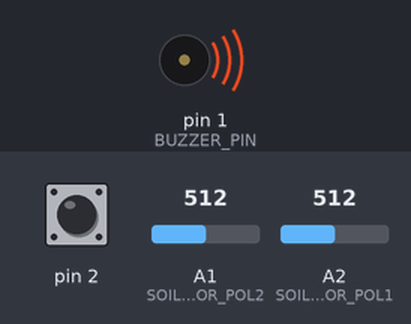
The sketch below on a simulated Arduino Uno, built with avr-gcc and run on an emulated ATmega328P. On the bench: buzzer (waves = sounding). The test bench sets the inputs (shaded band); at power-on: pin 2 HIGH, A1 (SOIL_SENSOR_POL2) = 512, A2 (SOIL_SENSOR_POL1) = 512. Sleep ends after the set time or at an interrupt; no radio packets arrive unless stated.

Above: at 0.16 s.
At 20.0 s:
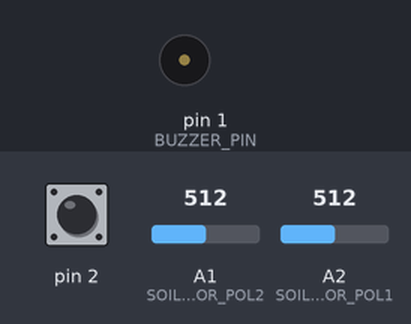
Timing chart, 0 to 57.6 s (numbered marks = the images above):
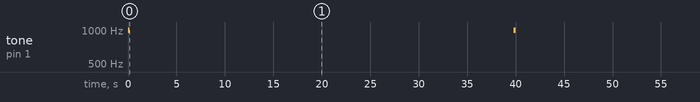

The sketch:

RF_Soil_uno_transmitter.ino
```cpp
#define RH_SPEED 2000 // RadioHead bitrate in bit/s
#define TX_PIN 12 // PB3
#define RX_PIN 11 // PB4 // not needed
#define BUTTON_PIN PB2
#define LED_TIME 50 // blink time for the LED
#define TRANS_TIME 200 // blink time for the LED
#define BUZZER_PIN 1 // PB1
#define SOIL_SENSOR_POL1 A2 //PB3
#define SOIL_SENSOR_POL2 A1 //PB4 // Hardwareinterupt0

#include <RH_ASK.h>
#include <avr/wdt.h>
#include <avr/sleep.h>
#include <util/delay.h>

// some mcs (e.g atmega328) have WDTCSR instead of WTDCR
#if !defined WDTCR and defined WDTCSR
#define WDTCR WDTCSR
#endif
// watchdog intervals
// sleep bit patterns for WDTCSR
enum
{
  WDT_16_MS  =  0b000000,
  WDT_32_MS  =  0b000001,
  WDT_64_MS  =  0b000010,
  WDT_128_MS =  0b000011,
  WDT_256_MS =  0b000100,
  WDT_512_MS =  0b000101,
  WDT_1_SEC  =  0b000110,
  WDT_2_SEC  =  0b000111,
  WDT_4_SEC  =  0b100000,
  WDT_8_SEC  =  0b100001,
};

struct {
  byte soil_value = 255;
  byte soil_concentration = 100;
  byte soil_reference = 255;
  boolean soil_wet = true;
  unsigned long counter = 1;
} soil_data;

#define WATER_THRESHOLD 30 // 30%

byte zize = sizeof(soil_data);
byte tx_buf[sizeof(soil_data)] = {0};
#define RH_BUF_LEN sizeof(soil_data)
#define RH_ASK_MAX_MESSAGE_LEN RH_BUF_LEN
RH_ASK driver(RH_SPEED, RX_PIN, TX_PIN);

void setup() {
  pinMode(BUZZER_PIN, OUTPUT);
  pinMode(BUTTON_PIN, INPUT);
  pinMode(TX_PIN, OUTPUT);
  //pinMode(RX_PIN, INPUT);

  driver.init();
  causeNoise();
  //setReference();
}

void setReference() {
  //soil_data.soil_reference = measureSoil();
  soil_data.soil_reference = 0; // for testing only
  causeNoise();
}

void causeNoise() { // some random noise, not optimized for resonance frequency
  for (byte i = 1; i < 127; i++) {
    digitalWrite(BUZZER_PIN, HIGH);
    _delay_us(500);
    digitalWrite(BUZZER_PIN, LOW);
    _delay_us(500);
  }
}
void processSensor() {
  soil_data.soil_value = measureSoil();
  soil_data.soil_concentration = (byte)(soil_data.soil_value / soil_data.soil_reference);
  soil_data.counter++;
  if ( soil_data.soil_concentration <= WATER_THRESHOLD ) {
    soil_data.soil_wet = false;
  }
  else {
    soil_data.soil_wet = true;
  }
}
void loop() {
  static boolean CheckBeep = false;
  soil_data.soil_value = measureSoil();

  soil_data.counter++;
  //processSensor();
  if ( !(soil_data.counter %= 10) ) {
    soil_data.soil_wet = false;
    CheckBeep = true;
  }


  memcpy(tx_buf, &soil_data, sizeof(soil_data) );
  pinMode(TX_PIN, OUTPUT); // needed because TX_PIN is also SOIL_SENSOR_POL1
  if (driver.send((uint8_t *)tx_buf, zize)) {
    driver.waitPacketSent();
  }

  _delay_ms(TRANS_TIME); // not needed?

  for (int i = 1; i <= 1; i++) {
    myWatchdogEnable (WDT_4_SEC);
  }

  if ( soil_data.soil_wet != true ) {
    if ( CheckBeep ) {
      causeNoise();
      CheckBeep = false;
      soil_data.soil_wet = true;
    }
  }
}
ISR(WDT_vect) {
  wdt_disable();
}

void myWatchdogEnable(const byte interval) {
  //attachInterrupt(0, setReference, FALLING); // use interrupt 0 (pin PB2) and run
  attachInterrupt(digitalPinToInterrupt(2), setReference, LOW ); // use interrupt 0 (pin PB2) and run
  noInterrupts();
  wdt_reset();

  MCUSR = 0;                          // reset various flags
  WDTCR |= 0b00011000;               // see docs, set WDCE, WDE
  WDTCR =  0b01000000 | interval;    // set WDIE, and appropriate delay

  ADCSRA &= ~_BV(ADEN);

  set_sleep_mode (SLEEP_MODE_PWR_DOWN);
  sleep_bod_disable();
  interrupts();
  sleep_mode();

}

byte measureSoil() {
  byte numIter = 10;
  unsigned short value = 0;
  //noInterrupts();
  detachInterrupt(0);
  for (byte i = 1; i <= numIter; i++) {
    if ( i%2 ) {
      pinMode(SOIL_SENSOR_POL1, INPUT);
      pinMode(SOIL_SENSOR_POL2, OUTPUT);
      _delay_ms(5);
      analogWrite( SOIL_SENSOR_POL2, 127 );
      value += analogRead( SOIL_SENSOR_POL1 );
    }
    else {
      pinMode(SOIL_SENSOR_POL2, INPUT);
      pinMode(SOIL_SENSOR_POL1, OUTPUT);
      _delay_ms(5);
      analogWrite( SOIL_SENSOR_POL1, 127 );
      value += analogRead( SOIL_SENSOR_POL2 );
    }

    //interrupts();
    //      pinMode(SOIL_SENSOR_POL1, OUTPUT);
    //      pinMode(SOIL_SENSOR_POL2, INPUT); // use pull/push resistors
    //      _delay_ms(5);
    //      digitalWrite( SOIL_SENSOR_POL1, HIGH );
    //      value += analogRead( SOIL_SENSOR_POL2 );
    //    }
    //    else {
    //      pinMode(SOIL_SENSOR_POL1, INPUT); // use pull/push resistors
    //      pinMode(SOIL_SENSOR_POL2, OUTPUT);
    //      _delay_ms(5);
    //      digitalWrite( SOIL_SENSOR_POL2, HIGH );
    //      value += analogRead( SOIL_SENSOR_POL1 );
    //    }
  }

  pinMode(SOIL_SENSOR_POL1, OUTPUT);
  pinMode(SOIL_SENSOR_POL1, LOW);
  pinMode(SOIL_SENSOR_POL2, OUTPUT);
  pinMode(SOIL_SENSOR_POL2, LOW);

  value /= numIter;
  value /= 4; // roughly remap 1024 DAC values to a 255 (byte)
  return (byte)value;
}
```

Measured:
- by itself, tone on pin 1 (BUZZER_PIN): alternates 993 Hz for 0.16 s and silent for 44.0 s
